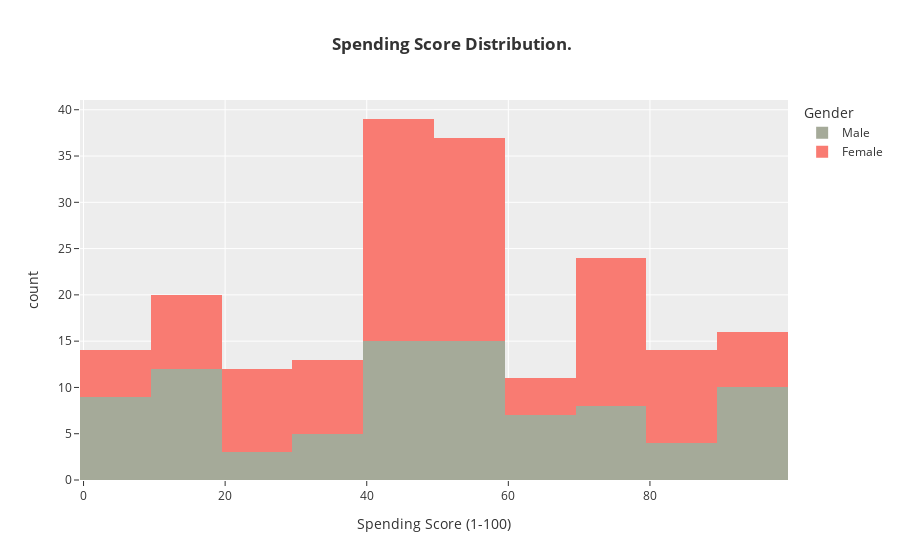

Source (notebook cell):
### Markdown cell above
- **spending score of Female is Higher than male**
- **Let's show the histogram**

### Code cell
fig = px.histogram(data_frame=df, x="Spending Score (1-100)", color="Gender",
                color_discrete_sequence=px.colors.qualitative.Bold_r, 
                  title="<b> Spending Score Distribution.")
fig.show()

### Figure 1 — Plotly figure (JSON) as saved in the notebook; plotly's stock layout.template omitted (floating-point values rounded to 4 significant figures)
{"data": [{"alignmentgroup": "True", "bingroup": "x", "hovertemplate": "Gender=Male<br>Spending Score (1-100)=%{x}<br>count=%{y}<extra></extra>", "legendgroup": "Male", "marker": {"color": "rgb(165, 170, 153)", "pattern": {"shape": ""}}, "name": "Male", "offsetgroup": "Male", "orientation": "v", "showlegend": true, "type": "histogram", "x": [39, 81, 3, 14, 13, 79, 66, 29, 35, 73, 73, 82, 61, 4, 4, 92, 92, 36, 60, 60, 41, 46, 46, 56, 55, 51, 59, 59, 55, 47, 54, 48, 51, 55, 41, 46, 41, 49, 52, 42, 49, 59, 55, 56, 46, 43, 48, 52, 46, 56, 91, 35, 95, 11, 75, 9, 75, 5, 73, 10, 93, 12, 97, 36, 90, 17, 88, 1, 1, 5, 26, 20, 63, 13, 75, 10, 92, 15, 69, 14, 90, 15, 97, 68, 8, 74, 18, 83], "xaxis": "x", "yaxis": "y"}, {"alignmentgroup": "True", "bingroup": "x", "hovertemplate": "Gender=Female<br>Spending Score (1-100)=%{x}<br>count=%{y}<extra></extra>", "legendgroup": "Female", "marker": {"color": "rgb(249, 123, 114)", "pattern": {"shape": ""}}, "name": "Female", "offsetgroup": "Female", "orientation": "v", "showlegend": true, "type": "histogram", "x": [6, 77, 40, 76, 6, 94, 72, 99, 15, 77, 35, 98, 5, 14, 32, 31, 87, 73, 14, 81, 17, 73, 26, 75, 35, 61, 28, 65, 55, 47, 42, 42, 52, 54, 45, 50, 51, 52, 59, 50, 48, 47, 42, 49, 56, 53, 52, 42, 44, 57, 58, 55, 60, 46, 55, 40, 42, 47, 50, 41, 48, 42, 50, 54, 42, 48, 50, 43, 59, 43, 57, 40, 58, 29, 77, 34, 71, 88, 7, 72, 5, 40, 87, 74, 22, 20, 76, 16, 89, 78, 73, 35, 83, 93, 75, 95, 27, 13, 86, 32, 86, 88, 39, 24, 17, 85, 23, 69, 91, 16, 79, 28], "xaxis": "x", "yaxis": "y"}], "layout": {"barmode": "relative", "legend": {"title": {"text": "Gender"}, "tracegroupgap": 0}, "title": {"text": "<b> Spending Score Distribution."}, "xaxis": {"anchor": "y", "domain": [0, 1], "title": {"text": "Spending Score (1-100)"}}, "yaxis": {"anchor": "x", "domain": [0, 1], "title": {"text": "count"}}}}
